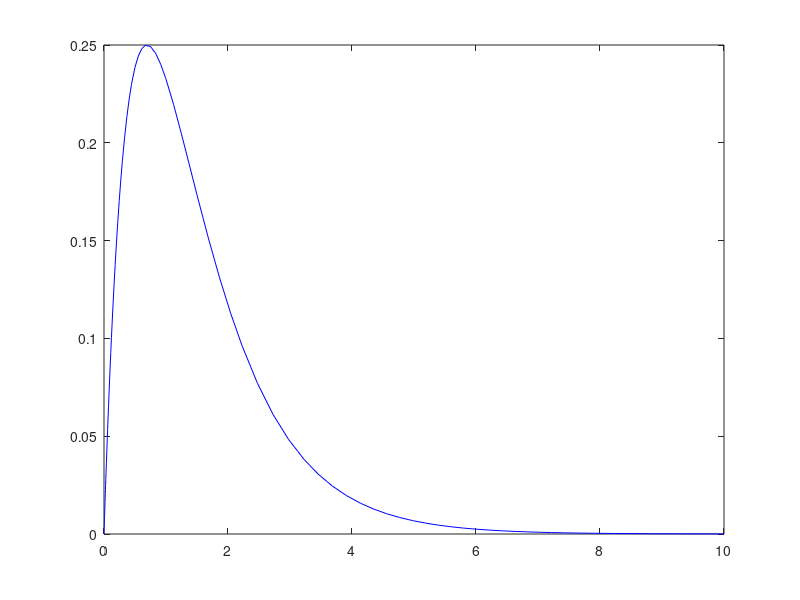

Source code (MATLAB): (Note: this script raises an error after producing the figure.)
dxdt = @(t, x) -x + exp(-2*t);
[t, x_] = ode45(dxdt, [0 10], 0);
figure;
plot(t, x_, "b-")% 'LineWidth', 4);
hold on
x = HW0Q2-analytical(t); 
plot(t, x,"r--");
ylim([0,1]);
xlabel('Time t'); ylabel('x(t)');